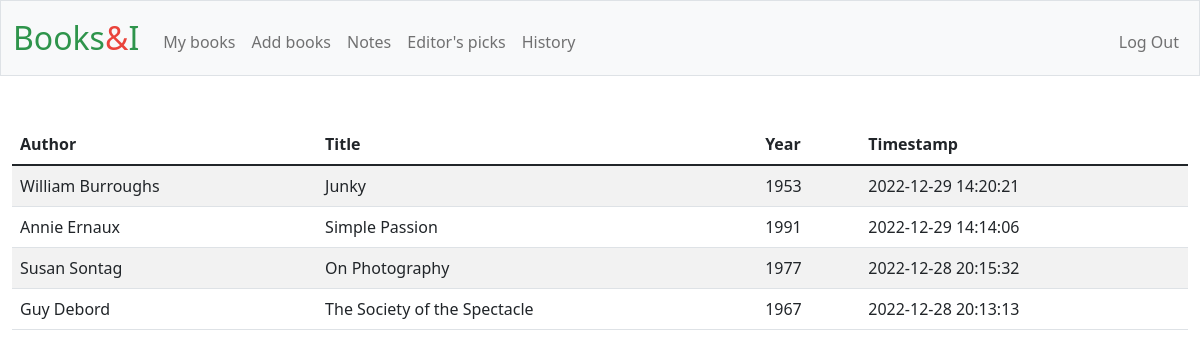
Screenshot of /history (signed in) with the database file from the repository.
### tables this page shows
CREATE TABLE 'books' ('id' INTEGER PRIMARY KEY AUTOINCREMENT NOT NULL, 'title' TEXT, 'author' TEXT, 'year' INTEGER, 'description' TEXT,'uploader' INTEGER, 'timestamp' INTEGER DEFAULT CURRENT_TIMESTAMP, 'uploader_name' TEXT);

### app.py (the view)
@app.route("/history")
@login_required
def history():
    rows = db.execute(
        "SELECT author, title, year, timestamp FROM books WHERE uploader = ? GROUP BY timestamp ORDER BY timestamp DESC", session["user_id"])
    return render_template("history.html", events=rows)

### app.py (called while the page is built)
@app.after_request
def after_request(response):
    response.headers["Cache-Control"] = "no-cache, no-store, must-revalidate"
    response.headers["Expires"] = 0
    response.headers["Pragma"] = "no-cache"
    return response

### helpers.py (called while the page is built)
def login_required(f):
    @wraps(f)
    def decorated_function(*args, **kwargs):
        if session.get("user_id") is None:
            return redirect("/login")
        return f(*args, **kwargs)
    return decorated_function

### templates/history.html (shortened to what this page needs)
{% extends "layout.html" %}
{% block main %}
    <table class="table table-striped">
        <thead>
            <tr>
                <th class="text-start">Author</th>
                <th class="text-start">Title</th>
                <th class="text-start">Year</th>
                <th class="text-start">Timestamp</th>
            </tr>
        </thead>
        <tbody>
            {% for event in events %}
            <tr>
                <td class="text-start">{{ event["author"] }}</td>
                <td class="text-start">{{ event["title"] }}</td>
                <td class="text-start">{{ event["year"] }}</td>
                <td class="text-start">{{ event["timestamp"]  }}</td>
            </tr>
            {% endfor %}
    </tbody>
    </table>
{% endblock %}

### rows the page displays
books: author "William Burroughs", title "Junky", year "1953", timestamp "2022-12-29 14:20:21"
books: author "Annie Ernaux", title "Simple Passion", year "1991", timestamp "2022-12-29 14:14:06"
books: author "Susan Sontag", title "On Photography", year "1977", timestamp "2022-12-28 20:15:32"
books: author "Guy Debord", title "The Society of the Spectacle", year "1967", timestamp "2022-12-28 20:13:13"
